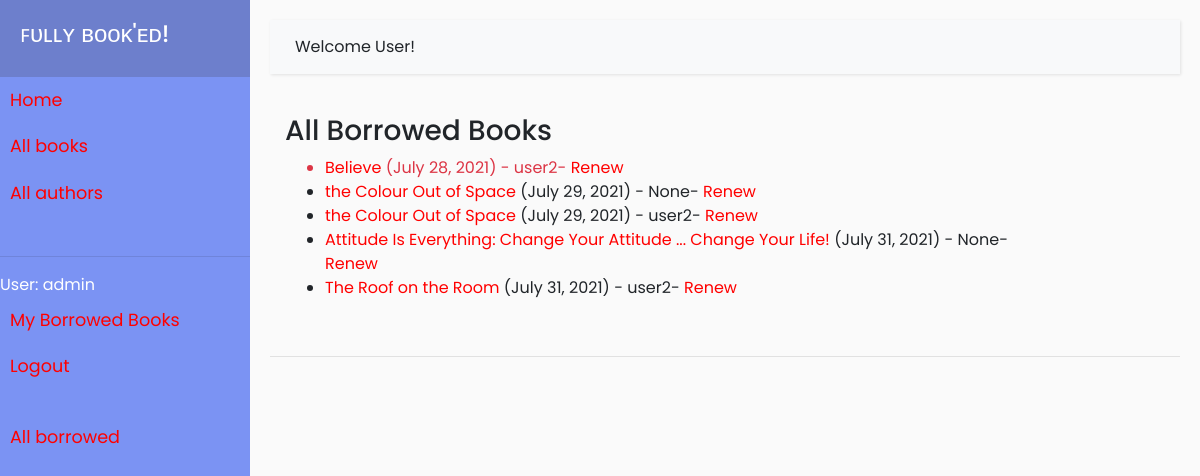
/catalog/borrowed/ (signed in), run on an earlier commit of the app's database.
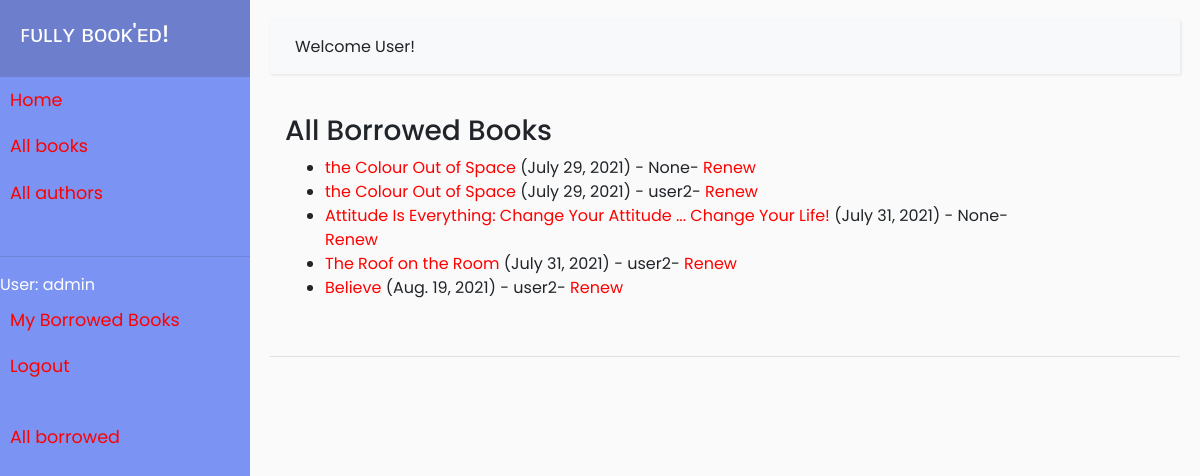
And on a later commit of the database.
### catalog/models.py (models this page shows, shortened)
class BookInstance(models.Model):
    id = models.UUIDField(primary_key = True, default = uuid.uuid4, help_text = "Unique ID of this particular book across library")
    due_back = models.DateField(null = True, blank = True)
    book = models.ForeignKey('Book', on_delete = models.RESTRICT, null = True)
    imprint = models.CharField(max_length = 20)
    borrower = models.ForeignKey(User, on_delete=models.SET_NULL, null=True, blank=True)
    LOAN_STATUS = (
        ('m', 'Maintenance'),
        ('o', 'On loan'),
        ('a', 'Available'),
        ('r', 'Reserved')
    )
    status = models.CharField(max_length = 1, choices = LOAN_STATUS, blank = True, default = 'm', help_text = "Book availability status")
    class Meta:
        ordering = ['due_back']
        permissions = (("can_mark_returned", "Set book as returned"),)
    @property
    def is_overdue(self):
        if self.due_back and date.today() > self.due_back:
            return True
        return False

class Book(models.Model):
    title = models.CharField(max_length = 100)
    author = models.ForeignKey('Author', on_delete = models.SET_NULL, null = True)
    summary = models.TextField(max_length = 1000, help_text = "Enter description of book")
    isbn = models.CharField('ISBN', max_length = 13, unique = True, help_text = '10 or 13 digit Number')
    genre = models.ManyToManyField(Genre, help_text = 'Select genre of book')
    language = models.ForeignKey('Language', on_delete = models.SET_NULL, null = True)
    def display_genre(self):
        return ', '.join(genre.name for genre in self.genre.all()[:3])
    display_genre.short_description = "Genre"

### catalog/views.py (the view)
# urls.py: path(r'borrowed/', views.LoanedBooksAllListView.as_view(), name='all-borrowed'),
class LoanedBooksAllListView(PermissionRequiredMixin, generic.ListView):
    model = BookInstance
    permission_required = 'catalog.can_mark_returned'
    template_name = 'catalog/bookinstance_list_borrowed_all.html'
    paginate_by = 5
    def get_queryset(self):
        return BookInstance.objects.filter(status__exact='o').order_by('due_back')

### catalog/templates/catalog/bookinstance_list_borrowed_all.html
{% extends "base_generic.html" %}
{% block content %}
    <h3>All Borrowed Books</h3>
    {% if bookinstance_list %}
    <ul>
      {% for bookinst in bookinstance_list %}
      <li class="{% if bookinst.is_overdue %}text-danger{% endif %}">
        <a href="{% url 'book-detail' bookinst.book.pk %}">{{bookinst.book.title}}</a> ({{ bookinst.due_back }}) {% if user.is_staff %}- {{ bookinst.borrower }}{% endif %}{% if perms.catalog.can_mark_returned %}- <a href="{% url 'renew-book-librarian' bookinst.id %}">Renew</a>  {% endif %}
      </li>
      {% endfor %}
    </ul>
    {% else %}
      <p>There are no books borrowed.</p>
    {% endif %}
{% endblock %}

What changed in the data, as far as the page shows it:
changed BookInstance "Believe": due_back "July 28, 2021" → "Aug. 19, 2021"; moves down the list
